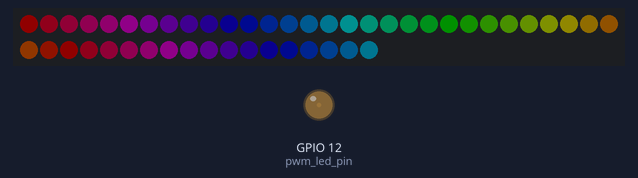
This sketch was run on a simulated ESP32. Parts: 48 RGB LEDs in strip order, left to right, continuing on the next row, output pins drawn as LEDs (lit = HIGH). Dim RGB values are drawn brighter than linear.

Above: at 0.15 s.
At 9.93 s:
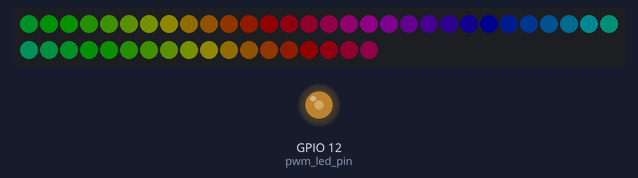
At 19.7 s:
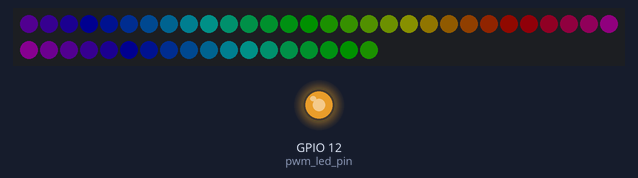
At 39.25 s:
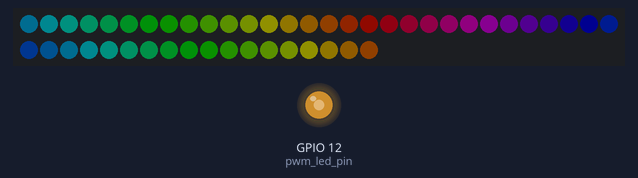
Timing chart, 0 to 40.0 s (numbered marks = the images above):
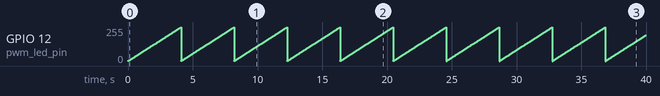

The sketch:

led-io-test.ino
```cpp
#include <APA102.h>

#define RGB_DATA 16  // Carrier 54, MicroMod RX1/AUDOUT, ESP32 GPIO16
#define RGB_CLK 27  // Carrier/MicroMod D1, ESP32 GPIO27

// Define which pins to use.
const uint8_t dataPin = RGB_DATA;
const uint8_t clockPin = RGB_CLK;

// Create an object for writing to the LED strip.
APA102<dataPin, clockPin> ledStrip;

const uint16_t ledCount = 48;
rgb_color colors[ledCount];

const uint8_t brightness = 2;

// PWM LED settings
const uint8_t pwm_led_pin = 12;  // PWM1 in MicroMod scheme
const uint8_t pwm_led_channel = 0;
const uint8_t pwm_resolution = 8;
const uint16_t pwm_freq = 2000;

void setup()
{
  // Setup PWM output
  ledcSetup( pwm_led_channel, pwm_freq, pwm_resolution );
  ledcAttachPin( pwm_led_pin, pwm_led_channel );
}

/* Converts a color from HSV to RGB.
 * h is hue, as a number between 0 and 360.
 * s is the saturation, as a number between 0 and 255.
 * v is the value, as a number between 0 and 255. */
rgb_color hsvToRgb(uint16_t h, uint8_t s, uint8_t v)
{
    uint8_t f = (h % 60) * 255 / 60;
    uint8_t p = (255 - s) * (uint16_t)v / 255;
    uint8_t q = (255 - f * (uint16_t)s / 255) * (uint16_t)v / 255;
    uint8_t t = (255 - (255 - f) * (uint16_t)s / 255) * (uint16_t)v / 255;
    uint8_t r = 0, g = 0, b = 0;
    switch((h / 60) % 6){
        case 0: r = v; g = t; b = p; break;
        case 1: r = q; g = v; b = p; break;
        case 2: r = p; g = v; b = t; break;
        case 3: r = p; g = q; b = v; break;
        case 4: r = t; g = p; b = v; break;
        case 5: r = v; g = p; b = q; break;
    }
    return rgb_color(r, g, b);
}

void loop()
{
  uint8_t time = millis() >> 4;

  for(uint16_t i = 0; i < ledCount; i++)
  {
    uint8_t p = time - i * 8;
    colors[i] = hsvToRgb((uint32_t)p * 359 / 256, 255, 255);
  }

  ledStrip.write(colors, ledCount, brightness);

  ledcWrite( pwm_led_channel, time );


  delay(10);
}
```

Measured:
- by itself, GPIO 12 (pwm_led_pin): ramps from 0/255 to 255/255 and jumps back, once every 4.1 s
